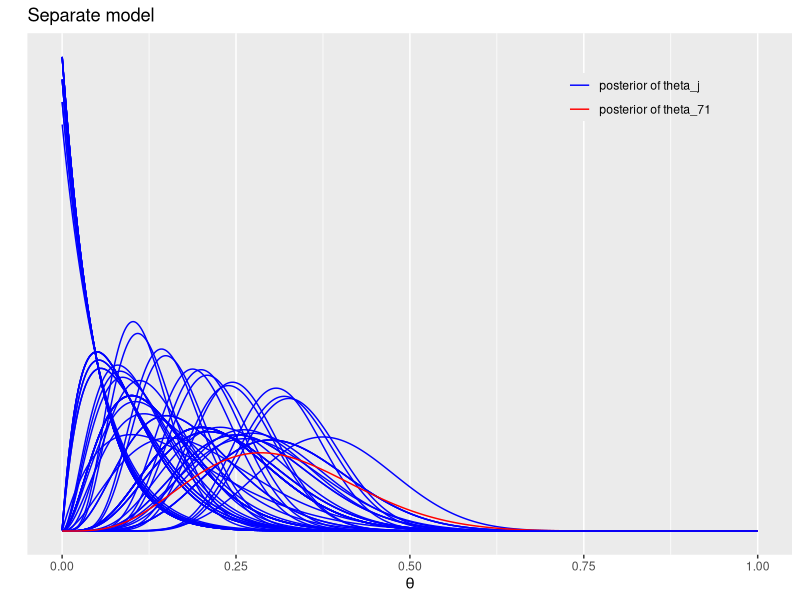
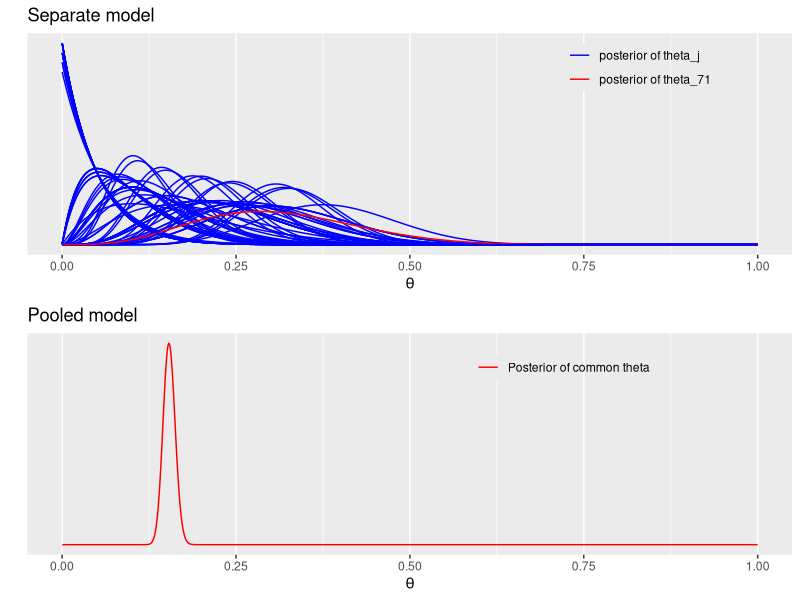
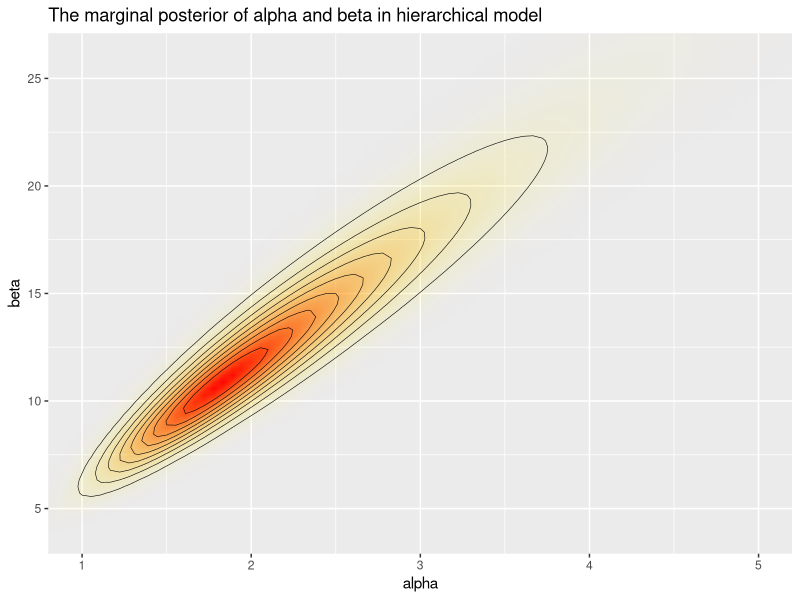
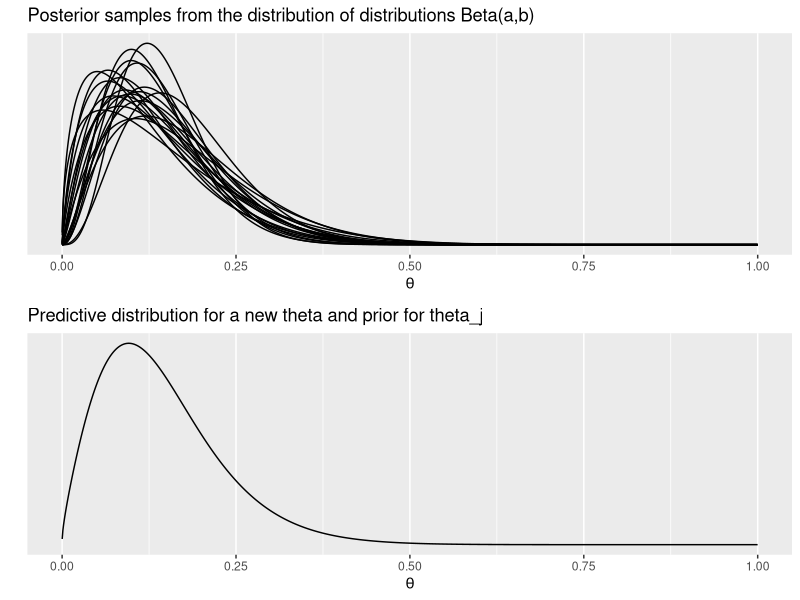
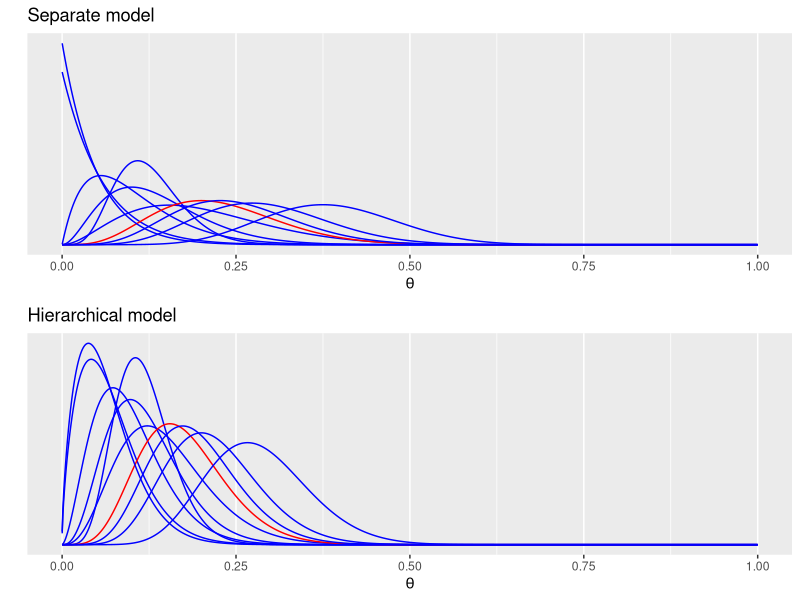

Recreate these plots in R, in order.
# Bayesian data analysis
# Aki Vehtari <Aki.Vehtari@aalto.fi>
# Markus Paasiniemi <Markus.Paasiniemi@aalto.fi>

library(ggplot2)
library(gridExtra)
library(tidyr)

# Hierarchical model for Rats experiment (BDA3, p. 102)


y <- c(0,0,0,0,0,0,0,0,0,0,0,0,0,0,1,1,1,1,1,1,1,1,2,2,2,2,2,2,2,2,
        2,1,5,2,5,3,2,7,7,3,3,2,9,10,4,4,4,4,4,4,4,10,4,4,4,5,11,12,
        5,5,6,5,6,6,6,6,16,15,15,9,4)
n <- c(20,20,20,20,20,20,20,19,19,19,19,18,18,17,20,20,20,20,19,19,18,18,25,24,
       23,20,20,20,20,20,20,10,49,19,46,27,17,49,47,20,20,13,48,50,20,20,20,20,
       20,20,20,48,19,19,19,22,46,49,20,20,23,19,22,20,20,20,52,46,47,24,14)

x <- seq(0.0001, 0.9999, length.out = 1000)

# helperf function to evaluate density over observations
bdens <- function(n, y, x)
  dbeta(x, y+1, n-y+1)

df_sep <- mapply(bdens, n, y, MoreArgs = list(x = x)) %>%
  as.data.frame() %>% cbind(x) %>% gather(ind, p, -x)

labs1 <- paste('posterior of', c('theta_j', 'theta_71'))

# plot the separate model
plot_sep <- ggplot(data = df_sep) +
  geom_line(aes(x = x, y = p, color = (ind=='V71'), group = ind)) +
  labs(x = expression(theta), y = '', title = 'Separate model', color = '') +
  scale_y_continuous(breaks = NULL) +
  scale_color_manual(values = c('blue','red'), labels = labs1) +
  theme(legend.background = element_blank(), legend.position = c(0.8,0.9))
# The last one is for emphasize colored red
plot_sep

df_pool <- data.frame(x = x, p = dbeta(x, sum(y)+1, sum(n)-sum(y)+1))

plot_pool <- ggplot(data = df_pool) +
  geom_line(aes(x = x, y = p, color = '1')) +
  labs(x = expression(theta), y = '', title = 'Pooled model', color = '') +
  scale_y_continuous(breaks = NULL) +
  scale_color_manual(values = 'red', labels = 'Posterior of common theta') +
  theme(legend.background = element_blank(), legend.position = c(0.7,0.9))

# Plot both separate and pooled model
grid.arrange(plot_sep, plot_pool)

# Compute the marginal posterior of alpha and beta in hierarchical model
# Use grid
A <- seq(0.5, 6, length.out = 100)
B <- seq(3, 33, length.out = 100)
# make vectors that contain all pairwise combinations of A and B
cA <- rep(A, each = length(B))
cB <- rep(B, length(A))

# Use logarithms for numerical accuracy!
lpfun <- function(a, b, y, n) log(a+b)*(-5/2) +
  sum(lgamma(a+b)-lgamma(a)-lgamma(b)+lgamma(a+y)+lgamma(b+n-y)-lgamma(a+b+n))

lp <- mapply(lpfun, cA, cB, MoreArgs = list(y, n))
df_marg <- data.frame(x = cA, y = cB, p = exp(lp - max(lp)))

# Subtract maximum value to avoid over/underflow in exponentation
title1 <- 'The marginal posterior of alpha and beta in hierarchical model'
# create a plot of the marginal posterior density
ggplot(data = df_marg, aes(x = x, y = y)) +
  geom_raster(aes(fill = p, alpha = p), interpolate = T) +
  geom_contour(aes(z = p), colour = 'black', size = 0.2) +
  coord_cartesian(xlim = c(1,5), ylim = c(4, 26)) +
  labs(x = 'alpha', y = 'beta', title = title1) +
  scale_fill_gradient(low = 'yellow', high = 'red', guide = F) +
  scale_alpha(range = c(0, 1), guide = F)

# sample from the grid (with replacement)
nsamp <- 100
samp_indices <- sample(length(df_marg$p), size = nsamp,
                       replace = T, prob = df_marg$p/sum(df_marg$p))

samp_A <- cA[samp_indices[1:nsamp]]
samp_B <- cB[samp_indices[1:nsamp]]

df_psamp <- mapply(function(a, b, x) dbeta(x, a, b),
                  samp_A, samp_B, MoreArgs = list(x = x)) %>%
  as.data.frame() %>% cbind(x) %>% gather(ind, p, -x)

# helper function to convert ind to numeric for subsetting
indtonum <- function(x) strtoi(substring(x,2))

# Plot samples from the distribution of distributions Beta(alpha,beta),
# that is, plot Beta(alpha,beta) using posterior samples of alpha and beta
title2 <- 'Posterior samples from the distribution of distributions Beta(a,b)'
plot_psamp <- ggplot(data = subset(df_psamp, indtonum(ind) <= 20)) +
  geom_line(aes(x = x, y = p, group = ind)) +
  labs(x = expression(theta), y = '', title = title2) +
  scale_y_continuous(breaks = NULL)

# The average of above distributions, is the predictive distribution
# for a new theta, and also the prior distribution for theta_j
df_psampmean <- spread(df_psamp, ind, p) %>% subset(select = -x) %>%
  rowMeans() %>% data.frame(x = x, p = .)

title3 <- 'Predictive distribution for a new theta and prior for theta_j'
plot_psampmean <- ggplot(data = df_psampmean) +
  geom_line(aes(x = x, y = p)) +
  labs(x = expression(theta), y = '', title = title3) +
  scale_y_continuous(breaks = NULL)

# combine the plots
grid.arrange(plot_psamp, plot_psampmean)


# And finally compare the separate model and hierarchical model
# (using every seventh sample for clarity)

# the separate model
plot_sep7 <- ggplot(data = subset(df_sep, indtonum(ind)%%7==0)) +
  geom_line(aes(x = x, y = p, color = (ind=='V49'), group = ind)) +
  labs(x = expression(theta), y = '', title = 'Separate model', color = '') +
  scale_y_continuous(breaks = NULL) +
  scale_color_manual(values = c('blue', 'red'), guide = F) +
  theme(legend.background = element_blank(), legend.position = c(0.8,0.9))

# the hierarchical model
# Note that these marginal posteriors for theta_j are more narrow than
# in the separate model case, due to the borrowed information from the
# other theta_j's

# average density over samples (of a and b) for each (n,y)-pair
# at each point x
bdens2 <- function(n, y, a, b, x)
  rowMeans(mapply(dbeta, a + y, n - y + b, MoreArgs = list(x = x)))

df_hier <- mapply(bdens2, n, y, MoreArgs = list(samp_A, samp_B, x)) %>%
  as.data.frame() %>% cbind(x) %>% gather(ind, p, -x)

plot_hier7 <- ggplot(data = subset(df_hier, indtonum(ind)%%7==0)) +
  geom_line(aes(x = x, y = p, color = (ind=='V49'), group = ind)) +
  labs(x = expression(theta), y = '', title = 'Hierarchical model', color = '') +
  scale_color_manual(values = c('blue', 'red'), guide = F) +
  scale_y_continuous(breaks = NULL) +
  theme(legend.background = element_blank(), legend.position = c(0.8,0.9))

grid.arrange(plot_sep7, plot_hier7)

